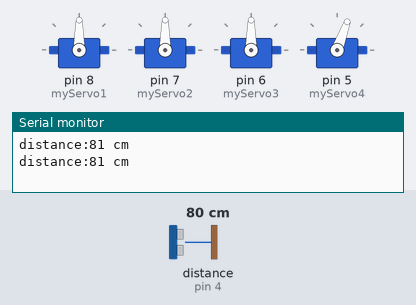
A sketch run on a simulated Arduino Uno, built with avr-gcc and run on an emulated ATmega328P. On the bench: 4 × servo, the last lines printed to the serial monitor. Inputs (shaded band) come from the test bench; at power-on: distance to the obstacle (sensor on pin 4) 80 cm. The echo pulse lasts 58.3 µs per cm.

Above: at 5.4 s.
5.5 s: distance to the obstacle (sensor on pin 4) set to 32 cm
10.9 s: distance to the obstacle (sensor on pin 4) set to 28 cm
At 14.0 s:
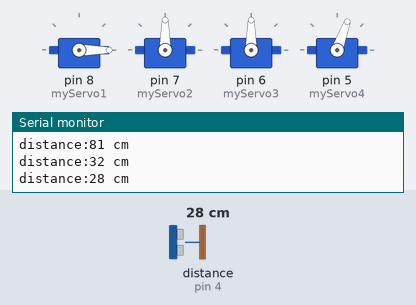
At 17.5 s:
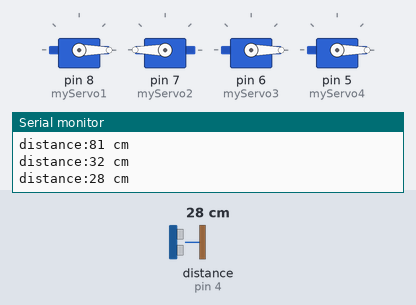
18.2 s: distance to the obstacle (sensor on pin 4) set to 18 cm
23.6 s: distance to the obstacle (sensor on pin 4) set to 14 cm
At 27.6 s:
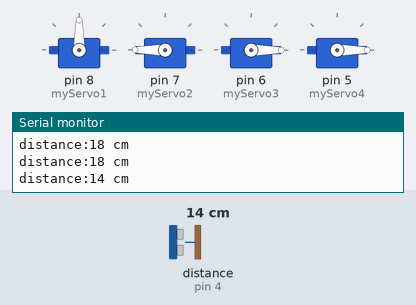
Timing chart, 0 to 30.8 s (numbered marks = the images above; inputs shaded):
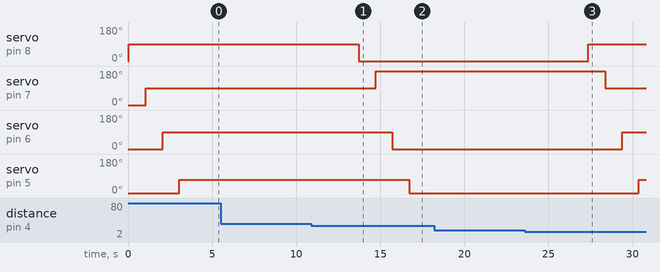

Measured:
- the behaviour switches between 30 and 29 cm on distance to the obstacle (sensor on pin 4) (found by bisection; images 0 and 1)
- the behaviour switches between 16 and 15 cm on distance to the obstacle (sensor on pin 4) (found by bisection; images 2 and 3)
- after the input at 10.9 s, servo on pin 8 (myServo1): 90° → 0° after 2.8 s; servo on pin 7 (myServo2): 90° → 180° after 3.8 s; servo on pin 6 (myServo3): 90° → 0° after 4.8 s; servo on pin 5 (myServo4): 70° → 0° after 5.8 s
- after the input at 23.6 s, servo on pin 8 (myServo1): 0° → 90° after 3.8 s; servo on pin 7 (myServo2): 180° → 90° after 4.8 s; servo on pin 6 (myServo3): 0° → 90° after 5.8 s; servo on pin 5 (myServo4): 0° → 70° after 6.8 s

The sketch:

lander.ino
```cpp
#include <Servo.h>
#include <NewPing.h>

#define trig_pin 3
#define echo_pin 4
#define max_dist 200

NewPing ultrasonic_sensor(trig_pin, echo_pin, max_dist);

Servo myServo1;
Servo myServo2;
Servo myServo3;
Servo myServo4;

void setup() {
  Serial.begin(9600);

  myServo1.attach(8);
  myServo1.write(0);

  myServo2.attach(7);
  myServo2.write(0);

  myServo3.attach(6);
  myServo3.write(0);

  myServo4.attach(5);
  myServo4.write(0);
}

void loop() {
  // Add a small delay to let the sensor stabilize
  delay(50);

  int distance = ultrasonic_sensor.ping_cm();

  // Check if distance is valid (not 0)
  if (distance == 0) {
    distance = ultrasonic_sensor.ping_cm(); // Try again
  }

  Serial.print("distance:");
  Serial.print(distance);
  Serial.println(" cm");

  // Only act on valid distances
  if (distance > 0) {
    if (distance > 15 && distance < 30) {
      deploy_legs();
    } else {
      contract_legs();
    }
  }

  delay(500);
}

void deploy_legs(){
    myServo1.write(0);
    delay(1000);
    myServo2.write(180);
    delay(1000);
    myServo3.write(0);
    delay(1000);
    myServo4.write(0);
    delay(1000);
}

void contract_legs(){
    myServo1.write(90);
    delay(1000);
    myServo2.write(90);
    delay(1000);
    myServo3.write(90);
    delay(1000);
    myServo4.write(70);
    delay(1000);
}
```
